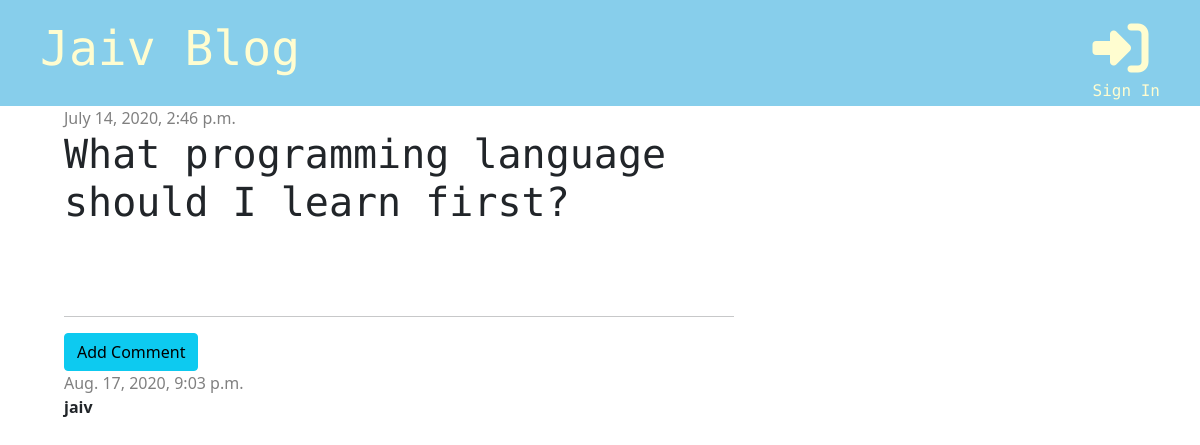
/post/1, run on the app's committed database.
### blog/models.py (models this page shows, shortened)
class Post(models.Model):
    author = models.ForeignKey('auth.User', on_delete=models.CASCADE)
    title = models.CharField(max_length=200)
    text = models.TextField()
    created_date = models.DateTimeField(default=timezone.now)
    published_date = models.DateTimeField(blank=True, null=True)

class Comment(models.Model):
    post = models.ForeignKey('blog.Post', on_delete=models.CASCADE, related_name='comments')
    author = models.CharField(max_length=200)
    text = models.TextField()
    created_date = models.DateTimeField(default=timezone.now)
    approved = models.BooleanField(default=False)

### blog/views.py (the view)
# urls.py: path('post/<int:pk>', views.post_detail, name='post_detail'),
def post_detail(request, pk):
    post = get_object_or_404(Post, pk=pk)
    stuff_for_frontend = {'post': post}
    return render(request, 'blog/post_detail.html', stuff_for_frontend)

### blog/templatetags/markdownify.py (called while the page is built)
@register.filter
def markdown(value):
    renderer = HighlightRenderer()
    markdown = mistune.Markdown(renderer=renderer)
    return markdown(value)

### blog/templates/blog/post_detail.html (shortened to what this page needs)
{% extends 'blog/base.html'%}
{% load markdownify %}
    {% block content %}
        <div class="post">
            {% if post.published_date %}
            <div class="date">
                {{ post.published_date }}
            </div>
            {% else %}
                <a href="{% url 'post_publish' pk=post.pk %}" class="btn btn-primary">Publish</a>
            {% endif %}
            <h1>{{ post.title }}</h1>
        </div>
        <hr>
        <a href="{% url 'add_comment_to_post' pk=post.pk %}" class="btn btn-info">Add Comment</a>
        {% for comment in post.comments.all %}
            {% if user.is_authenticated  or comment.approved %}
            <div class="comment">
                <div class="date">
                    {{ comment.created_date }}
                </div>
                <strong>{{ comment.author }}</strong>
            {% endif %}
        {% empty %}
            <p>No comments yet...</p>
        </div>
        {% endfor %}
{% endblock %}

### blog/static/css/blog.css (style rules this page uses)
h1, h2, h3, h4, p { font-family: "Roboto Mono", "Lucida Grande", "DejaVu Sans", "Bitstream Vera Sans", Verdana, Arial, sans-serif; }
.date { color: grey; }
.post { margin-bottom: 90px; }

### data on the page
Post: published_date "July 14, 2020, 2:46 p.m.", title "What programming language should I learn first?"
Comment: created_date "Aug. 17, 2020, 9:03 p.m.", author "jaiv"
